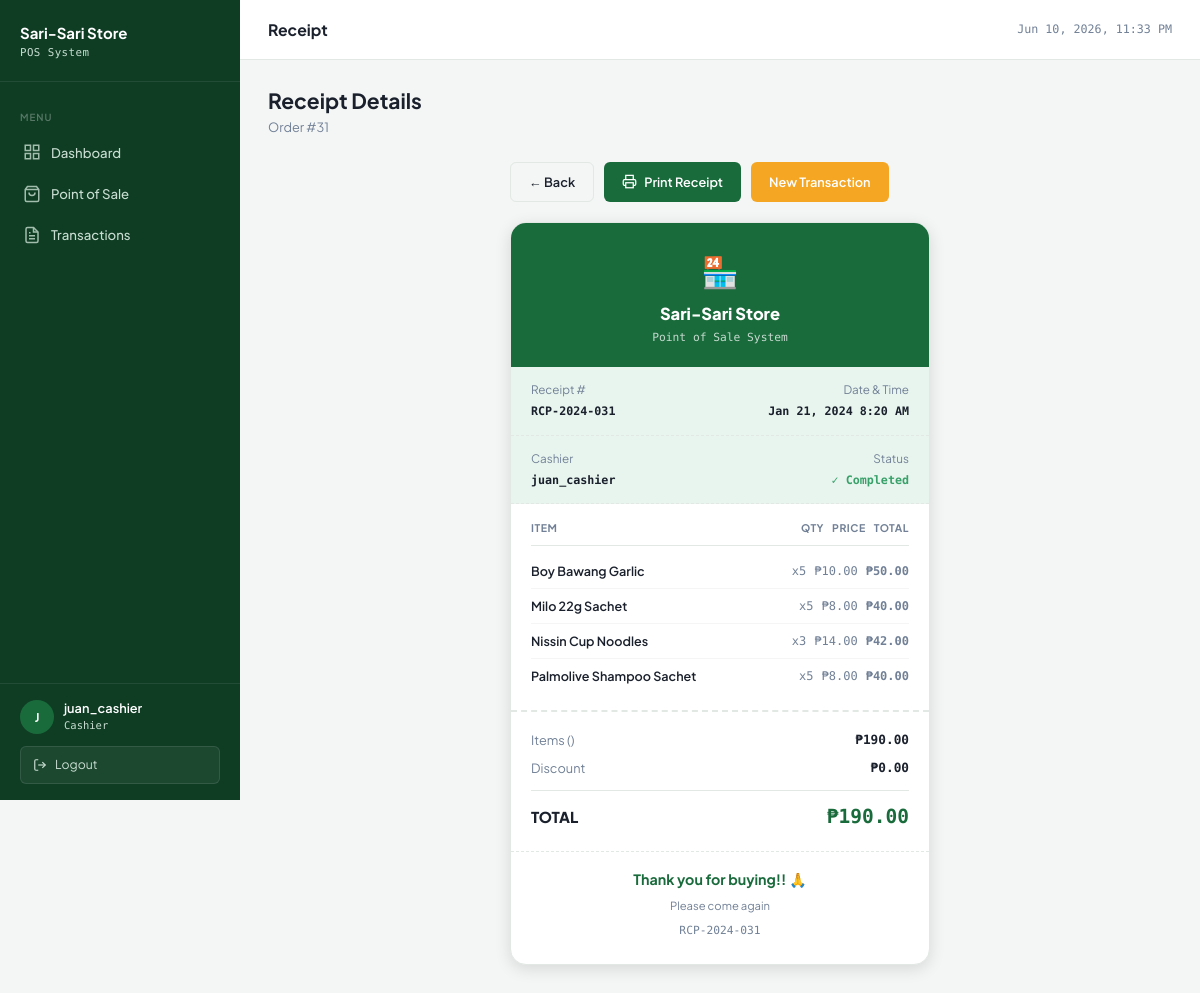
The page /cashier/receipt.php?order_id=31 (signed in) on the database its author committed.
### tables this page shows
CREATE TABLE orders (
    order_id     INT AUTO_INCREMENT PRIMARY KEY,
    cashier_id   INT           NOT NULL,
    order_date   DATETIME      DEFAULT CURRENT_TIMESTAMP,
    total_amount DECIMAL(10,2) NOT NULL DEFAULT 0.00,
    status       ENUM('completed', 'cancelled', 'pending') NOT NULL DEFAULT 'pending',
    FOREIGN KEY (cashier_id) REFERENCES users(user_id)
);

CREATE TABLE receipts (
    receipt_id     INT AUTO_INCREMENT PRIMARY KEY,
    order_id       INT         NOT NULL UNIQUE,
    receipt_number VARCHAR(20) NOT NULL UNIQUE,
    issued_at      DATETIME    DEFAULT CURRENT_TIMESTAMP,
    FOREIGN KEY (order_id) REFERENCES orders(order_id)
);

CREATE TABLE users (
    user_id    INT AUTO_INCREMENT PRIMARY KEY,
    username   VARCHAR(50)  NOT NULL UNIQUE,
    password   VARCHAR(255) NOT NULL,
    role       ENUM('manager', 'cashier') NOT NULL,
    created_at DATETIME DEFAULT CURRENT_TIMESTAMP
);

CREATE TABLE order_items (
    item_id    INT AUTO_INCREMENT PRIMARY KEY,
    order_id   INT           NOT NULL,
    product_id INT           NOT NULL,
    quantity   INT           NOT NULL CHECK (quantity > 0),
    unit_price DECIMAL(10,2) NOT NULL,
    subtotal   DECIMAL(10,2) GENERATED ALWAYS AS (quantity * unit_price) STORED,
    FOREIGN KEY (order_id)   REFERENCES orders(order_id),
    FOREIGN KEY (product_id) REFERENCES products(product_id)
);

CREATE TABLE products (
    product_id  INT AUTO_INCREMENT PRIMARY KEY,
    name        VARCHAR(100)   NOT NULL,
    category_id INT            NOT NULL,
    price       DECIMAL(10,2)  NOT NULL CHECK (price >= 0),
    stock       INT            NOT NULL DEFAULT 0,
    created_at  DATETIME       DEFAULT CURRENT_TIMESTAMP,
    FOREIGN KEY (category_id) REFERENCES categories(category_id)
);

### cashier/receipt.php (the view, shortened to what this page needs)
<?php
$user     = getCurrentUser();
$db       = getDB();
$order_id = (int)($_GET['order_id'] ?? 0);
$stmt = $db->prepare("
    SELECT o.order_id, o.order_date, o.total_amount, o.status,
           u.username AS cashier_name,
           r.receipt_number, r.issued_at
    FROM orders o
    JOIN users    u ON o.cashier_id = u.user_id
    JOIN receipts r ON o.order_id   = r.order_id
    WHERE o.order_id = ?
      AND o.cashier_id = ?
    LIMIT 1
");
$stmt->execute([$order_id, $user['user_id']]);
$order = $stmt->fetch();
$stmt = $db->prepare("
    SELECT p.name, oi.quantity, oi.unit_price, oi.subtotal
    FROM order_items oi
    JOIN products p ON oi.product_id = p.product_id
    WHERE oi.order_id = ?
    ORDER BY p.name
");
$stmt->execute([$order_id]);
$items = $stmt->fetchAll();
?>
<!DOCTYPE html>
<html lang="en">
<head>
    <link rel="stylesheet" href="/pos_system/assets/css/style.css">
    <link rel="stylesheet" href="/pos_system/assets/css/receipt.css">
</head>
<body>
<div class="layout">
    <?php include '../includes/sidebar_cashier.php'; ?>
    <div class="main-content">
        <div class="topbar">
            <span class="topbar-title">Receipt</span>
            <div class="topbar-right">
                <span class="topbar-date" id="topbar-clock"></span>
            </div>
        </div>
        <div class="page-content">
            <div class="page-header">
                <h1>Receipt Details</h1>
                <p>Order #<?= $order_id ?></p>
            </div>
            <div class="receipt-wrapper">
                <div class="receipt-actions">
                    <a href="/pos_system/cashier/transactions.php" class="btn btn-outline">← Back</a>
                    <button onclick="window.print()" class="btn btn-primary">
                        <svg width="15" height="15" fill="none" stroke="currentColor" stroke-width="2" viewBox="0 0 24 24">
                            <polyline points="6 9 6 2 18 2 18 9"/>
                            <path d="M6 18H4a2 2 0 0 1-2-2v-5a2 2 0 0 1 2-2h16a2 2 0 0 1 2 2v5a2 2 0 0 1-2 2h-2"/>
                            <rect x="6" y="14" width="12" height="8"/>
                        </svg>
                        Print Receipt
                    </button>
                    <a href="/pos_system/cashier/pos.php" class="btn btn-accent">New Transaction</a>
                </div>
                <div class="receipt-card">
                    <div class="receipt-header">
                        <div class="store-emoji">🏪</div>
                        <h2>Sari-Sari Store</h2>
                        <p>Point of Sale System</p>
                    </div>
                    <div class="receipt-meta">
                        <div>
                            <div class="label">Receipt #</div>
                            <div class="value"><?= htmlspecialchars($order['receipt_number']) ?></div>
                        </div>
                        <div style="text-align:right">
                            <div class="label">Date & Time</div>
                            <div class="value"><?= date('M j, Y g:i A', strtotime($order['order_date'])) ?></div>
                        </div>
                    </div>
                    <div class="receipt-meta">
                        <div>
                            <div class="label">Cashier</div>
                            <div class="value"><?= htmlspecialchars($order['cashier_name']) ?></div>
                        </div>
                        <div style="text-align:right">
                            <div class="label">Status</div>
                            <div class="value" style="color:var(--success)">✓ <?= ucfirst($order['status']) ?></div>
                        </div>
                    </div>
                    <div class="receipt-items">
                        <div class="receipt-items-header">
                            <span>Item</span>
                            <span>Qty</span>
                            <span>Price</span>
                            <span>Total</span>
                        </div>
                        <?php
                        foreach ($items as $item):
                        ?>
                        <div class="receipt-item">
                            <span class="item-name"><?= htmlspecialchars($item['name']) ?></span>
                            <span>x<?= $item['quantity'] ?></span>
                            <span>₱<?= number_format($item['unit_price'], 2) ?></span>
                            <span class="item-subtotal">₱<?= number_format($item['subtotal'], 2) ?></span>
                        </div>
                        <?php endforeach; ?>
                    </div>
                    <div class="receipt-total">
                        <div class="total-row">
                            <span class="label">Items (<?php $item_count = count($items); ?>)</span>
                            <span class="value">₱<?= number_format($order['total_amount'], 2) ?></span>
                        </div>
                        <div class="total-row">
                            <span class="label">Discount</span>
                            <span class="value">₱0.00</span>
                        </div>
                        <div class="total-row grand">
                            <span class="label">TOTAL</span>
                            <span class="value">₱<?= number_format($order['total_amount'], 2) ?></span>
                        </div>
                    </div>
                    <div class="receipt-footer">
                        <p class="thank-you">Thank you for buying!! 🙏</p>
                        <p>Please come again</p>
                        <p style="margin-top:8px; font-family:var(--font-mono)"><?= htmlspecialchars($order['receipt_number']) ?></p>
                    </div>
                </div>
            </div>
        </div>
    </div>
</div>
</body>
</html>

### assets/css/style.css (style rules this page uses)
:root { --primary: #1a6b3c; --primary-dark: #134f2d; --primary-light: #e8f5ee; --accent: #f5a623; --accent-dark: #d4891a; --danger: #e53e3e; --danger-light: #fff5f5; --success: #38a169; --success-light: #f0fff4; --warning: #d69e2e; --warning-light: #fffff0; --info: #3182ce; --info-light: #ebf8ff; --white: #ffffff; --bg: #f4f6f5; --surface: #ffffff; --border: #e2e8e4; --text: #1a202c; --text-muted: #718096; --text-light: #a0aec0; --sidebar-bg: #0f3d24; --sidebar-text: #c8ddd0; --sidebar-active: #1a6b3c; --sidebar-hover: #1a4d2e; --sidebar-width: 240px; --radius: 10px; --radius-sm: 6px; --radius-lg: 16px; --shadow: 0 2px 8px rgba(0,0,0,0.08); --shadow-md: 0 4px 16px rgba(0,0,0,0.12); --shadow-lg: 0 8px 32px rgba(0,0,0,0.16); --font-body: 'Plus Jakarta Sans', sans-serif; --font-mono: 'DM Mono', monospace; --transition: all 0.2s ease; }
*, *::before, *::after { box-sizing: border-box; margin: 0; padding: 0; }
html { font-size: 15px; }
body { font-family: var(--font-body); background: var(--bg); color: var(--text); line-height: 1.6; min-height: 100vh; }
a { color: var(--primary); text-decoration: none; transition: var(--transition); }
.layout { display: flex; min-height: 100vh; }
.main-content { margin-left: var(--sidebar-width); flex: 1; display: flex; flex-direction: column; min-height: 100vh; }
.topbar { background: var(--white); border-bottom: 1px solid var(--border); padding: 0 28px; height: 60px; display: flex; align-items: center; justify-content: space-between; position: sticky; top: 0; z-index: 50; }
.topbar-title { font-size: 1.05rem; font-weight: 700; color: var(--text); }
.topbar-right { display: flex; align-items: center; gap: 12px; }
.topbar-date { font-size: 0.78rem; color: var(--text-muted); font-family: var(--font-mono); }
.page-content { padding: 28px; flex: 1; }
.page-header { margin-bottom: 24px; }
.page-header h1 { font-size: 1.4rem; font-weight: 700; color: var(--text); line-height: 1.2; }
.page-header p { font-size: 0.85rem; color: var(--text-muted); margin-top: 4px; }
.btn { display: inline-flex; align-items: center; gap: 7px; padding: 9px 18px; border-radius: var(--radius-sm); font-family: var(--font-body); font-size: 0.85rem; font-weight: 600; cursor: pointer; border: none; transition: var(--transition); white-space: nowrap; text-decoration: none; }
.btn-primary { background: var(--primary); color: var(--white); }
.btn-accent { background: var(--accent); color: var(--white); }
.btn-outline { background: transparent; border: 1px solid var(--border); color: var(--text); }

### rows shown on the page
orders: receipts.receipt_number "RCP-2024-031", order_date "Jan 21, 2024 8:20 AM", cashier.username "juan_cashier", status "Completed", total_amount "190.00"
order_items: product.name "Boy Bawang Garlic", quantity "5", unit_price "10.00", subtotal "50.00"
order_items: product.name "Milo 22g Sachet", quantity "5", unit_price "8.00", subtotal "40.00"
order_items: product.name "Nissin Cup Noodles", quantity "3", unit_price "14.00", subtotal "42.00"
order_items: product.name "Palmolive Shampoo Sachet", quantity "5", unit_price "8.00", subtotal "40.00"

### other values the page prints
substr($user['username'], 0, 1) "J"
$user['username'] "juan_cashier"
$order_id "31"
